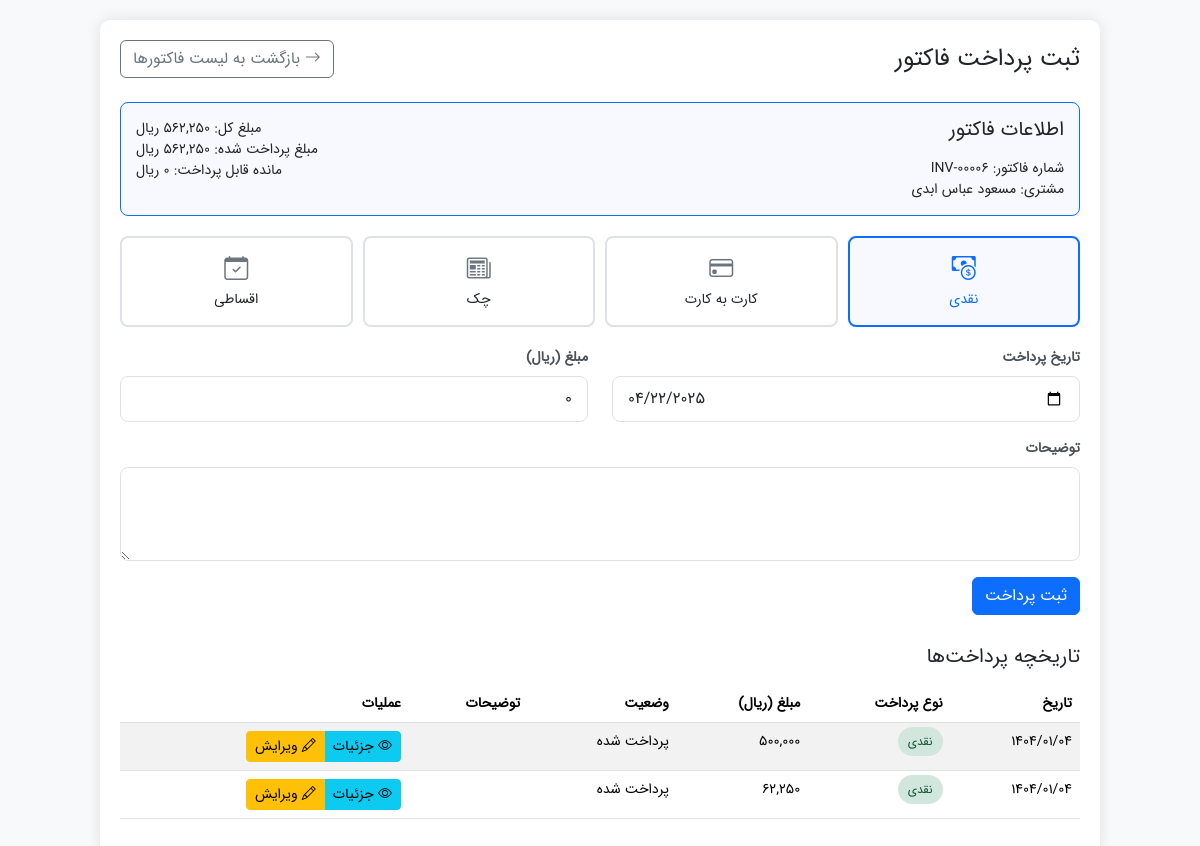
The app's page /invoice-payment.php?id=6 (signed in) with its own data.
### tables this page shows
CREATE TABLE `invoices` (
  `id` int(11) NOT NULL,
  `invoice_number` varchar(50) NOT NULL,
  `customer_id` int(11) NOT NULL,
  `total_amount` decimal(15,2) NOT NULL DEFAULT 0.00,
  `tax_rate` decimal(10,2) NOT NULL DEFAULT 0.00,
  `tax_amount` decimal(10,2) DEFAULT NULL,
  `discount_amount` decimal(15,2) NOT NULL DEFAULT 0.00,
  `final_amount` decimal(15,2) NOT NULL DEFAULT 0.00,
  `payment_status` enum('paid','unpaid','partial') NOT NULL DEFAULT 'unpaid',
  `last_payment_type` varchar(20) DEFAULT NULL,
  `status` enum('draft','confirmed','cancelled') NOT NULL DEFAULT 'draft',
  `description` text DEFAULT NULL,
  `created_by` int(11) NOT NULL,
  `updated_by` int(11) DEFAULT NULL,
  `created_at` datetime NOT NULL DEFAULT current_timestamp(),
  `updated_at` datetime NOT NULL DEFAULT current_timestamp() ON UPDATE current_timestamp()
);

CREATE TABLE `customers` (
  `id` int(11) NOT NULL,
  `customer_code` varchar(255) NOT NULL,
  `first_name` varchar(255) NOT NULL,
  `last_name` varchar(255) NOT NULL,
  `mobile` varchar(50) NOT NULL,
  `phone` varchar(20) DEFAULT NULL,
  `address` text DEFAULT NULL,
  `email` varchar(255) DEFAULT NULL,
  `description` text DEFAULT NULL,
  `image` varchar(255) DEFAULT NULL,
  `created_at` timestamp NOT NULL DEFAULT current_timestamp(),
  `updated_at` timestamp NOT NULL DEFAULT current_timestamp() ON UPDATE current_timestamp(),
  `name` varchar(255) NOT NULL,
  `code` varchar(50) DEFAULT NULL,
  `type` enum('real','legal') DEFAULT 'real',
  `status` enum('active','inactive') DEFAULT 'active',
  `national_code` varchar(10) DEFAULT NULL,
  `economic_code` varchar(12) DEFAULT NULL,
  `company` varchar(255) DEFAULT NULL,
  `notes` text DEFAULT NULL,
  `credit_limit` decimal(20,2) DEFAULT 0.00,
  `credit_balance` decimal(20,2) DEFAULT 0.00,
  `created_by` int(11) DEFAULT NULL,
  `deleted_at` timestamp NULL DEFAULT NULL,
  `created_date` date DEFAULT NULL
);

CREATE TABLE `payments` (
  `id` int(11) NOT NULL,
  `document_number` varchar(50) DEFAULT NULL,
  `date` date NOT NULL,
  `invoice_id` int(11) NOT NULL,
  `payment_type` enum('cash','card','cheque','installment') NOT NULL,
  `status` varchar(20) DEFAULT 'pending',
  `amount` decimal(20,2) NOT NULL,
  `total_amount` decimal(20,2) DEFAULT 0.00,
  `payment_date` date NOT NULL,
  `description` text DEFAULT NULL,
  `created_by` int(11) NOT NULL,
  `created_at` datetime NOT NULL,
  `updated_by` int(11) DEFAULT NULL,
  `updated_at` datetime DEFAULT NULL,
  `deleted_at` datetime DEFAULT NULL,
  `project_id` int(11) DEFAULT NULL,
  `currency_code` varchar(10) DEFAULT NULL
);

### config/database.php (called while the page is built, shortened)
<?php
class Database {
    private static $instance = null;
    private $conn;
    private function __construct() {
        try {
            $this->conn = new PDO(
                "mysql:host=" . DB_HOST . ";dbname=" . DB_NAME . ";charset=utf8mb4",
                DB_USER,
                DB_PASS,
                [
                    PDO::ATTR_ERRMODE => PDO::ERRMODE_EXCEPTION,
                    PDO::ATTR_DEFAULT_FETCH_MODE => PDO::FETCH_ASSOC,
                    PDO::MYSQL_ATTR_INIT_COMMAND => "SET NAMES utf8mb4"
                ]
            );
        } catch (PDOException $e) {
            die("خطا در اتصال به پایگاه داده: " . $e->getMessage());
        }
    }
    public static function getInstance() {
        if (self::$instance === null) {
            self::$instance = new self();
        }
        return self::$instance;
    }
    public function query($sql, $params = []) {
        try {
            $stmt = $this->conn->prepare($sql);
            $stmt->execute($params);
            return $stmt;
        } catch (PDOException $e) {
            throw new Exception("خطا در اجرای کوئری: " . $e->getMessage());
        }
    }
}

### includes/init.php (called while the page is built, shortened)
<?php
require_once __DIR__ . '/../config/database.php';
require_once __DIR__ . '/jdf.php';
$db = Database::getInstance();

### includes/jdf.php (called while the page is built, shortened)
<?php
function jdate($format, $timestamp = '', $none = '', $time_zone = 'Asia/Tehran', $tr_num = 'fa') {
  $T_sec = 0;
  $ts = $T_sec + (($timestamp === '') ? time() : tr_num($timestamp));
  $date = explode('_', date('H_i_j_n_O_P_s_w_Y', $ts));
  list($j_y, $j_m, $j_d) = gregorian_to_jalali($date[8], $date[3], $date[2]);
  $sl = strlen($format);
  $out = '';
  for ($i = 0; $i < $sl; $i++) {
    $sub = substr($format, $i, 1);
    switch ($sub) {
      case 'd':
        $out .= ($j_d < 10) ? '0' . $j_d : $j_d;
        break;
      case 'm':
        $out .= ($j_m > 9) ? $j_m : '0' . $j_m;
        break;
      case 'Y':
        $out .= $j_y;
        break;
      default:
        $out .= $sub;
    }
  }
  return ($tr_num != 'en') ? tr_num($out, 'fa', '.') : $out;
}
function tr_num($str, $mod = 'en', $mf = '٫') {
  $num_a = array('0', '1', '2', '3', '4', '5', '6', '7', '8', '9', '.');
  $key_a = array('۰', '۱', '۲', '۳', '۴', '۵', '۶', '۷', '۸', '۹', $mf);
  return ($mod == 'fa') ? str_replace($num_a, $key_a, $str) : str_replace($key_a, $num_a, $str);
}
function gregorian_to_jalali($gy, $gm, $gd, $mod = '') {
   list($gy, $gm, $gd) = explode('_', tr_num($gy . '_' . $gm . '_' . $gd));
  $g_d_m = array(0, 31, 59, 90, 120, 151, 181, 212, 243, 273, 304, 334);
  $gy2 = ($gm > 2) ? ($gy + 1) : $gy;
  $days = 355666 + (365 * $gy) + ((int) (($gy2 + 3) / 4)) - ((int) (($gy2 + 99) / 100)) + ((int) (($gy2 + 399) / 400)) + $gd + $g_d_m[$gm - 1];
  $jy = -1595 + (33 * ((int) ($days / 12053)));
  $days %= 12053;
  $jy += 4 * ((int) ($days / 1461));
  $days %= 1461;
  if ($days > 365) {
    $jy += (int) (($days - 1) / 365);
    $days = ($days - 1) % 365;
  }
  if ($days < 186) {
    $jm = 1 + (int) ($days / 31);
    $jd = 1 + ($days % 31);
  } else {
    $jm = 7 + (int) (($days - 186) / 30);
    $jd = 1 + (($days - 186) % 30);
  }
  return ($mod == '') ? array($jy, $jm, $jd) : $jy . $mod . $jm . $mod . $jd;
}

### invoice-payment.php (the view, shortened to what this page needs)
<?php
require_once 'includes/init.php';
$invoiceId = (int)$_GET['id'];
$sql = "SELECT i.*,
               c.first_name,
               c.last_name,
               c.company
        FROM invoices i
        LEFT JOIN customers c ON i.customer_id = c.id
        WHERE i.id = ?";
$invoice = $db->query($sql, [$invoiceId])->fetch();
$sql = "SELECT * FROM payments WHERE invoice_id = ? ORDER BY payment_date DESC";
$previousPayments = $db->query($sql, [$invoiceId])->fetchAll();
$totalPaid = 0;
foreach ($previousPayments as $payment) {
    $totalPaid += $payment['amount'];
}
$remainingAmount = $invoice['final_amount'] - $totalPaid;
?>
<!DOCTYPE html>
<html lang="fa" dir="rtl">
<head>
    <link rel="stylesheet" href="https://cdn.jsdelivr.net/npm/bootstrap@5.3.2/dist/css/bootstrap.rtl.min.css">
    <link rel="stylesheet" href="https://cdn.jsdelivr.net/npm/bootstrap-icons@1.11.3/font/bootstrap-icons.min.css">
</head>
<body>
    <div class="container">
        <div class="payment-container">
<div class="d-flex justify-content-between align-items-center mb-4">
    <h4 class="mb-0">ثبت پرداخت فاکتور</h4>
    <a href="invoices.php" class="btn btn-outline-secondary">
        <i class="bi bi-arrow-right"></i>
        بازگشت به لیست فاکتورها
    </a>
</div>
            <div class="invoice-info">
                <div class="row">
                    <div class="col-md-6">
                        <h5 class="mb-3">اطلاعات فاکتور</h5>
                        <div>شماره فاکتور: <?php echo $invoice['invoice_number']; ?></div>
                        <div>مشتری: <?php echo $invoice['first_name'] . ' ' . $invoice['last_name']; ?></div>
                    </div>
                    <div class="col-md-6 text-md-end">
                        <div>مبلغ کل: <?php echo number_format($invoice['final_amount']); ?> ریال</div>
                        <div>مبلغ پرداخت شده: <?php echo number_format($totalPaid); ?> ریال</div>
                        <div>مانده قابل پرداخت: <?php echo number_format($remainingAmount); ?> ریال</div>
                    </div>
                </div>
            </div>
            <div class="payment-type-selector">
                <div class="payment-type-btn active" data-type="cash">
                    <i class="bi bi-cash-coin"></i>
                    <div>نقدی</div>
                </div>
                <div class="payment-type-btn" data-type="card">
                    <i class="bi bi-credit-card"></i>
                    <div>کارت به کارت</div>
                </div>
                <div class="payment-type-btn" data-type="cheque">
                    <i class="bi bi-newspaper"></i>
                    <div>چک</div>
                </div>
                <div class="payment-type-btn" data-type="installment">
                    <i class="bi bi-calendar-check"></i>
                    <div>اقساطی</div>
                </div>
            </div>
            <form action="" method="post" class="payment-form active" id="cash-form">
                <div class="row">
                    <div class="col-md-6">
                        <div class="mb-3">
                            <label class="form-label">تاریخ پرداخت</label>
                            <input type="date" name="payment_date" class="form-control" required
                                   value="<?php echo date('Y-m-d'); ?>">
                        </div>
                    </div>
                    <div class="col-md-6">
                        <div class="mb-3">
                            <label class="form-label">مبلغ (ریال)</label>
                            <input type="text" name="amount" class="form-control amount-input" required
                                   value="<?php echo number_format($remainingAmount); ?>"
                                   data-max="<?php echo $remainingAmount; ?>">
                        </div>
                    </div>
                </div>
                <div class="mb-3">
                    <label class="form-label">توضیحات</label>
                    <textarea name="description" class="form-control" rows="3"></textarea>
                </div>
                <button type="submit" class="btn btn-primary">ثبت پرداخت</button>
            </form>
            <?php if (!empty($previousPayments)): ?>
                <div class="payment-history">
                    <h5 class="mb-3">تاریخچه پرداخت‌ها</h5>
                    <div class="table-responsive">
                    <table class="table table-striped">
                        <thead>
                            <tr>
                                <th>تاریخ</th>
                                <th>نوع پرداخت</th>
                                <th>مبلغ (ریال)</th>
                                <th>وضعیت</th>
                                <th>توضیحات</th>
                                <th>عملیات</th>
                            </tr>
                        </thead>
                        <tbody>
                                <?php foreach ($previousPayments as $payment): ?>
                                    <tr>
                                        <td><?php echo jdate('Y/m/d', strtotime($payment['payment_date'])); ?></td>
                                        <td>
                                            <?php
                                            $badges = [
                                                'cash' => ['text' => 'نقدی', 'class' => 'cash'],
                                                'card' => ['text' => 'کارت', 'class' => 'card'],
                                                'cheque' => ['text' => 'چک', 'class' => 'cheque'],
                                                'installment' => ['text' => 'اقساطی', 'class' => 'installment']
                                            ];
                                            $badge = $badges[$payment['payment_type']];
                                            ?>
                                            <span class="payment-badge <?php echo $badge['class']; ?>">
                                                <?php echo $badge['text']; ?>
                                            </span>
                                        </td>
                                        <td><?php echo number_format($payment['amount']); ?></td>
                                        <td>
                                            <?php
                                            $paymentStatus = '';
                                            switch ($payment['payment_type']) {
                                                default:
                                                    $paymentStatus = 'پرداخت شده';
                                            }
                                            echo $paymentStatus;
                                            ?>
                                        </td>
                                        <td><?php echo $payment['description']; ?></td>
                                        <td>
                                            <div class="btn-group btn-group-sm">
                                                <button type="button" class="btn btn-info btn-sm"
                                                        onclick="showPaymentDetails(<?php echo $payment['id']; ?>)">
                                                    <i class="bi bi-eye"></i>
                                                    جزئیات
                                                </button>
                                                <button type="button" class="btn btn-warning btn-sm"
                                                        onclick="editPayment(<?php echo $payment['id']; ?>)">
                                                    <i class="bi bi-pencil"></i>
                                                    ویرایش
                                                </button>
                                            </div>
                                        </td>
                                    </tr>
                                <?php endforeach; ?>
                            </tbody>
                        </table>
                    </div>
                </div>
            <?php endif; ?>
        </div>
    </div>
</body>
</html>

### invoice-payment.php (style rules this page uses)
body { font-family: 'iran-sans', tahoma, arial; background: #f8f9fa; font-size: 14px; }
.payment-container { max-width: 1000px; margin: 20px auto; background: white; border-radius: 10px; box-shadow: 0 0 15px rgba(0,0,0,0.1); padding: 20px; }
.invoice-info { background: #f8f9ff; border: 1px solid #0d6efd; border-radius: 8px; padding: 15px; margin-bottom: 20px; }
.payment-type-selector { display: flex; gap: 10px; margin-bottom: 20px; }
.payment-type-btn { flex: 1; padding: 15px; border: 2px solid #dee2e6; border-radius: 8px; text-align: center; cursor: pointer; transition: all 0.3s; }
.payment-type-btn.active { border-color: #0d6efd; background: #f8f9ff; color: #0d6efd; }
.payment-type-btn i { font-size: 24px; margin-bottom: 10px; color: #6c757d; }
.payment-type-btn.active i { color: #0d6efd; }
.payment-form { display: none; }
.payment-form.active { display: block; }
.form-label { font-weight: bold; color: #495057; }
.payment-history { margin-top: 30px; }
.payment-badge { font-size: 12px; padding: 5px 10px; border-radius: 15px; }
.payment-badge.cash { background: #d1e7dd; color: #0f5132; }
.form-control { border-radius: 8px; padding: 10px 15px; }

### records on screen
invoices: invoice_number "INV-00006", customer.first_name "مسعود", customer.last_name "عباس ابدی", amount "0"
payments: payment_date "۱۴۰۴/۰۱/۰۴", payment_type "نقدی", amount "500,000", payment_type "پرداخت شده"
payments: payment_date "۱۴۰۴/۰۱/۰۴", payment_type "نقدی", amount "62,250", payment_type "پرداخت شده"
